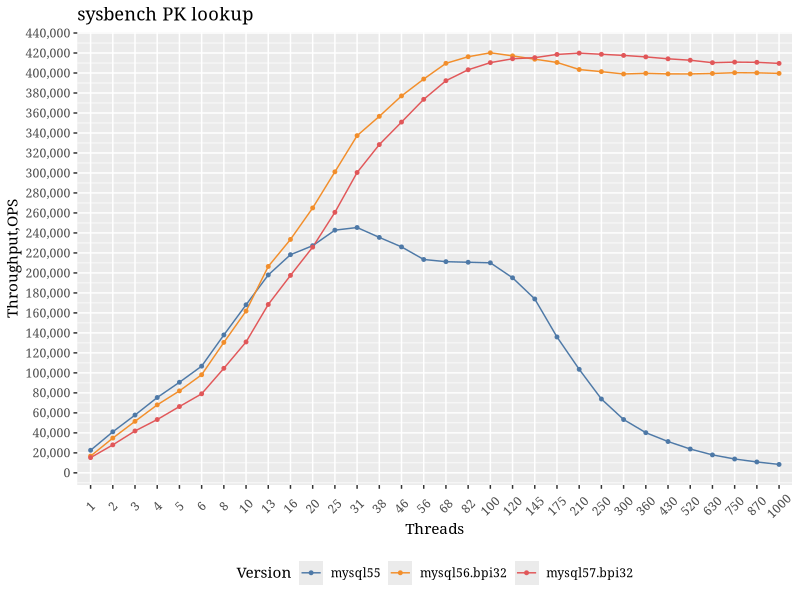
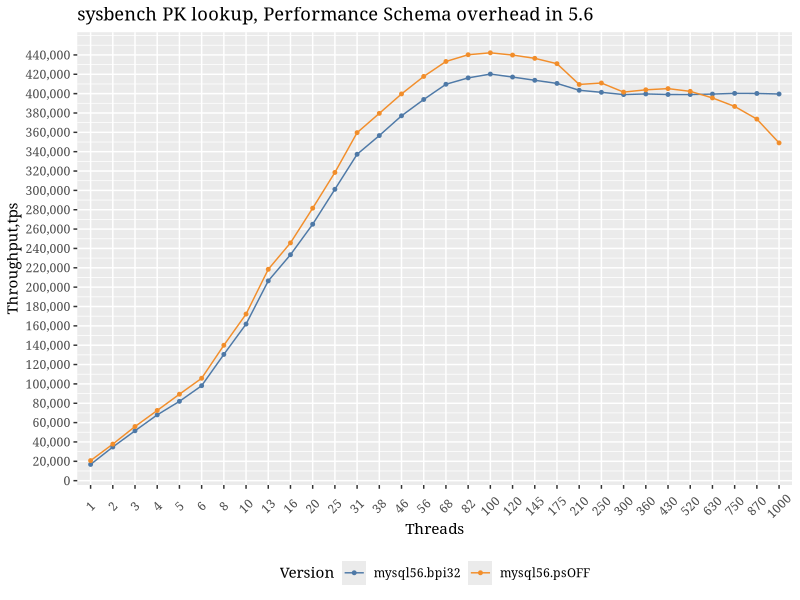
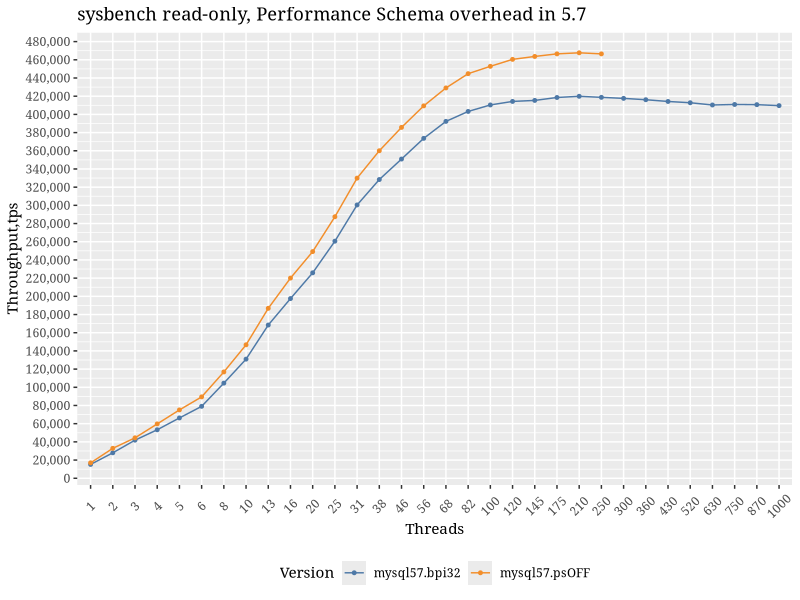
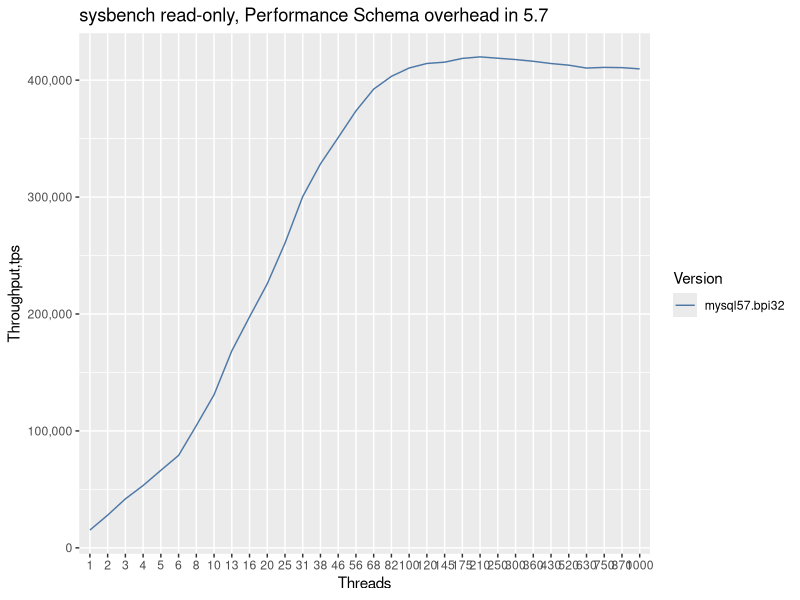

These figures' R source, in order:
## ---- chunk 1
knitr::opts_chunk$set(echo = TRUE)
library(ggplot2)
library(ggthemes)
library(reshape2)
library(knitr)

tm<-theme(legend.position="bottom",
          text=element_text(family="Georgia"),
          strip.background = element_rect(colour="red", fill="#CCCCFF"))

guides(colour = guide_legend(override.aes = list(size=4)))

data = read.table("../summary.csv",sep=",",header=F)
data1=subset(data,V1>100)
attach(data1)
aggdata <-aggregate(data1, by=list(V4,V5),FUN=mean, na.rm=TRUE)
## ---- chunk 2
ss=subset(aggdata,(Group.2<=1000)&(Group.1 %in% c("mysql55","mysql56.bpi32","mysql57.bpi32") ))
#ss=subset(aggdata)

m <- ggplot(ss, 
            aes(x=as.factor(Group.2),y=as.numeric(V2),color=as.factor(Group.1),group=Group.1))
m+geom_line()+geom_point(size=1)+labs(x="Threads",y="Throughput,OPS",title="sysbench PK lookup")+scale_color_tableau(name="Version")+scale_y_continuous(breaks=seq(0, 450000, 20000),labels = scales::comma)+theme(axis.text.x  = element_text(angle=45, vjust=0.5))+tm
## ---- chunk 3
ss=subset(aggdata,(Group.2<=1000)&(Group.1 %in% c("mysql56.psOFF","mysql56.bpi32") ))
#ss=subset(aggdata)

m <- ggplot(ss, 
            aes(x=as.factor(Group.2),y=as.numeric(V2),color=as.factor(Group.1),group=Group.1))
m+geom_line()+geom_point(size=1)+labs(x="Threads",y="Throughput,tps",title="sysbench PK lookup, Performance Schema overhead in 5.6")+scale_color_tableau(name="Version")+scale_y_continuous(breaks=seq(0, 450000, 20000),labels = scales::comma)+theme(axis.text.x  = element_text(angle=45, vjust=0.5))+tm
## ---- chunk 4
ss=subset(aggdata,(Group.2<=1000)&(Group.1 %in% c("mysql57.bpi32","mysql57.psOFF","mysql57.tiRC.psALL_ON","mysql57.tiRC.no-perf-schema-compiled") ))
#ss=subset(aggdata)

m <- ggplot(ss, 
            aes(x=as.factor(Group.2),y=as.numeric(V2),color=as.factor(Group.1),group=Group.1))
m+geom_line()+geom_point(size=1)+labs(x="Threads",y="Throughput,tps",title="sysbench read-only, Performance Schema overhead in 5.7")+scale_color_tableau(name="Version")+scale_y_continuous(breaks=seq(0, 490000, 20000),labels = scales::comma)+theme(axis.text.x  = element_text(angle=45, vjust=0.5))+tm
## ---- chunk 5
ss=subset(aggdata,(Group.2<=1000)&(Group.1 %in% c("mysql57.bpi32","mysql57.ibpi32.imON") ))
#ss=subset(aggdata)

m <- ggplot(ss, 
            aes(x=as.factor(Group.2),y=as.numeric(V2),color=as.factor(Group.1),group=Group.1))
m+geom_line()+labs(x="Threads",y="Throughput,tps",title="sysbench read-only, Performance Schema overhead in 5.7")+scale_color_tableau(name="Version")+scale_y_continuous(labels = scales::comma)
## ---- chunk 6

Res<-data.frame(aggdata$Group.1, aggdata$Group.2, aggdata$V2)

#wide_format <- dcast(subset(Res,((aggdata.Group.1=="mysql55.itc75") | (aggdata.Group.1=="mysql56.itc75") | (aggdata.Group.1=="mysql57"))), aggdata.Group.2 ~ aggdata.Group.1)
wide_format <- dcast(subset(Res, is.element(aggdata.Group.1,c("mysql55","mysql56.bpi32","mysql57.bpi32","mysql56.psOFF","mysql57.psOFF") )), aggdata.Group.2 ~ aggdata.Group.1)

names(wide_format)<-c("Threads","MySQL 5.5","MySQL 5.6","MySQL 5.6 Perf_schema OFF","MySQL 5.7","MySQL 5.7 Perf_schema OFF")
#wide_format$`MySQL 5.5 / MySQL 5.6` = wide_format$`MySQL 5.5`/wide_format$`MySQL 5.6`
#wide_format$`MySQL 5.5 / MySQL 5.7` = wide_format$`MySQL 5.5`/wide_format$`MySQL 5.7`
#wide_format$`MySQL 5.6 / MySQL 5.7` = wide_format$`MySQL 5.6`/wide_format$`MySQL 5.7`
kable(wide_format, digits=2)
